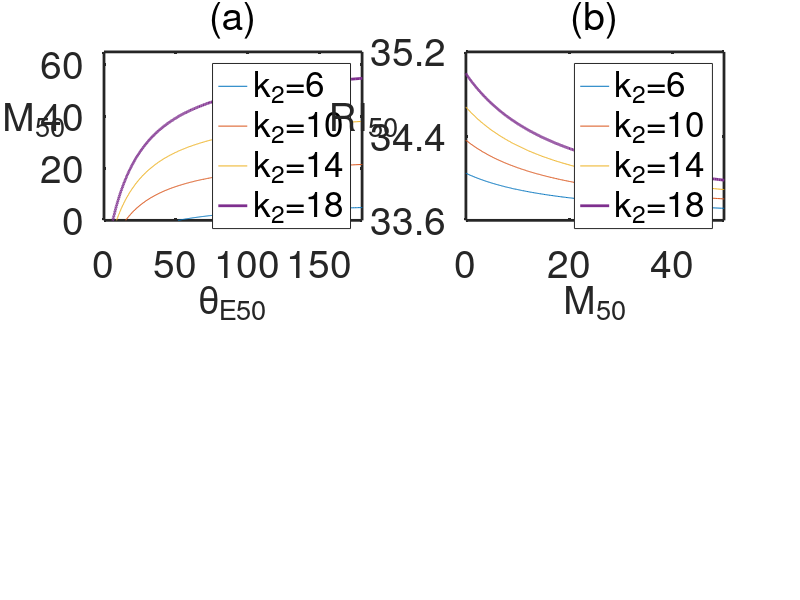

MATLAB code for this plot:
clear all
close all

figure

subplot(2,2,1)

z1=load('k6.dat');
z2=load('k10.dat');
z3=load('k14.dat');
z4=load('k18.dat');

plot(z1(:,1),z1(:,2),z2(:,1),z2(:,2),z3(:,1),z3(:,2),z4(:,1),z4(:,2),'LineWidth',2)
axis([0 180 0 65])

legend('k_2=6','k_2=10','k_2=14','k_2=18');
set(gca,'FontSize',28,'LineWidth',2,'XTick',[0;50;100;150],'YTick',[0;20;40;60]);
xlabel('\theta_{E50}','FontSize',28);
ylabel('M_{50}','FontSize',28,'Rotation',0);
title('(a)','FontSize',28,'FontWeight','normal');

subplot(2,2,2)

z1=load('k6LMRdRp.dat');
z2=load('k10LMRdRp.dat');
z3=load('k14LMRdRp.dat');
z4=load('k18LMRdRp.dat');

plot(z1(:,1),z1(:,2),z2(:,1),z2(:,2),z3(:,1),z3(:,2),z4(:,1),z4(:,2),'LineWidth',2)
axis([0 50 33.6 35.2])

legend('k_2=6','k_2=10','k_2=14','k_2=18');
set(gca,'FontSize',28,'LineWidth',2,'XTick',[0;20;40],'YTick',[0;33.6;34.4;35.2]);
xlabel('M_{50}','FontSize',28);
ylabel('RI_{50}','FontSize',28,'Rotation',0);
title('(b)','FontSize',28,'FontWeight','normal');